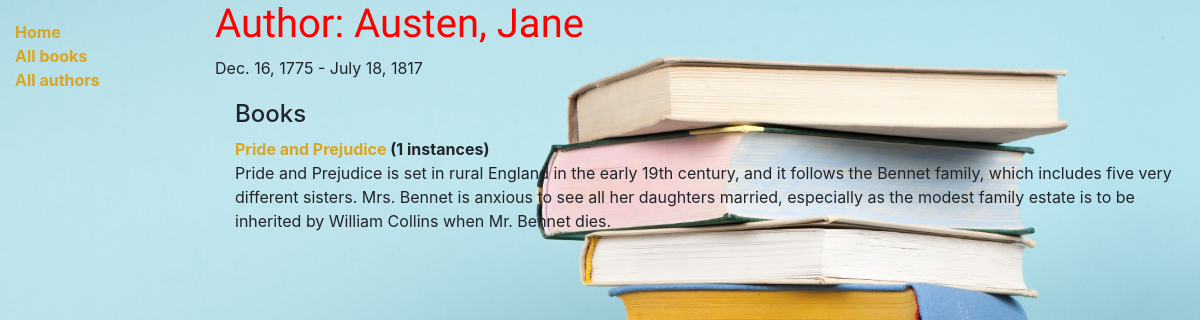
The app's page /catalog/author/1 with its own data.
### catalog/models.py (models this page shows, shortened)
class Author(models.Model):
    first_name = models.CharField(max_length=100)
    last_name = models.CharField(max_length=100)
    Nationality = models.CharField(max_length=100, null=True)
    date_of_birth = models.DateField(null=True, blank=True)
    date_of_death = models.DateField('Died', null=True, blank=True)
    class Meta:
        ordering = ['last_name', 'first_name']

class Book(models.Model):
    title = models.CharField(max_length=200)
    def display_genre(self):
        return ', '.join(genre.name for genre in self.genre.all()[:3])
    display_genre.short_description = 'Genre'
    author = models.ForeignKey('Author', on_delete=models.SET_NULL, null=True)
    summary = models.TextField(max_length=1000, help_text='Enter a brief description of the book')
    isbn = models.CharField('ISBN', max_length=13, unique=True,
                             help_text='13 Character <a href="https://www.isbn-international.org/content/what-isbn">ISBN number</a>')
    genre = models.ManyToManyField(Genre, help_text='Select a genre for this book')
    language = models.ForeignKey('Language', on_delete=models.SET_NULL, null=True)

### catalog/views.py (the view)
# urls.py: path('author/<int:pk>', views.AuthorDetailView.as_view(), name='author-detail'),
class AuthorDetailView(generic.DetailView):
    model = Author

### catalog/templates/catalog/author_detail.html
{% extends 'base_generic.html' %}
{% block content %}
   <h1>Author: {{author.last_name}}, {{author.first_name}}</h1>
   <p>{% if author.date_of_birth %}{{author.date_of_birth}}{% endif %} - {% if author.date_of_death %}{{author.date_of_death}}{% endif %}</p>
    <div style="margin-left: 20px; margin-top: 20px">
        <h4>Books</h4>
        <dl>
        {% for book in author.book_set.all %}
            <dt><a href="{% url 'book-detail' book.pk %}">{{book.title}}</a> ({{book.bookinstance_set.all.count}} instances)</dt>
            <dl>{{book.summary}}</dl>
        {% endfor %}
        </dl>
   </div>
{% endblock content %}

### catalog/static/css/styles.css (style rules this page uses)
body { background-image: url(images/iStock.jpg); background-size: cover; }
h1 { color: red; font-family: 'Lobster', cursive; }
a { color: goldenrod; font-weight: bold; }

### records on screen
Author: last_name "Austen", first_name "Jane", date_of_birth "Dec. 16, 1775", date_of_death "July 18, 1817"
Book: title "Pride and Prejudice", bookinstance_set.all.count "1", summary "Pride and Prejudice is set in rural England in the early 19th century, and it follows the Bennet family, which includes five very different sisters. Mrs. Bennet is anxious to see all her daughters married, especially as the modest family estate is to be inherited by William Collins when Mr. Bennet dies."
